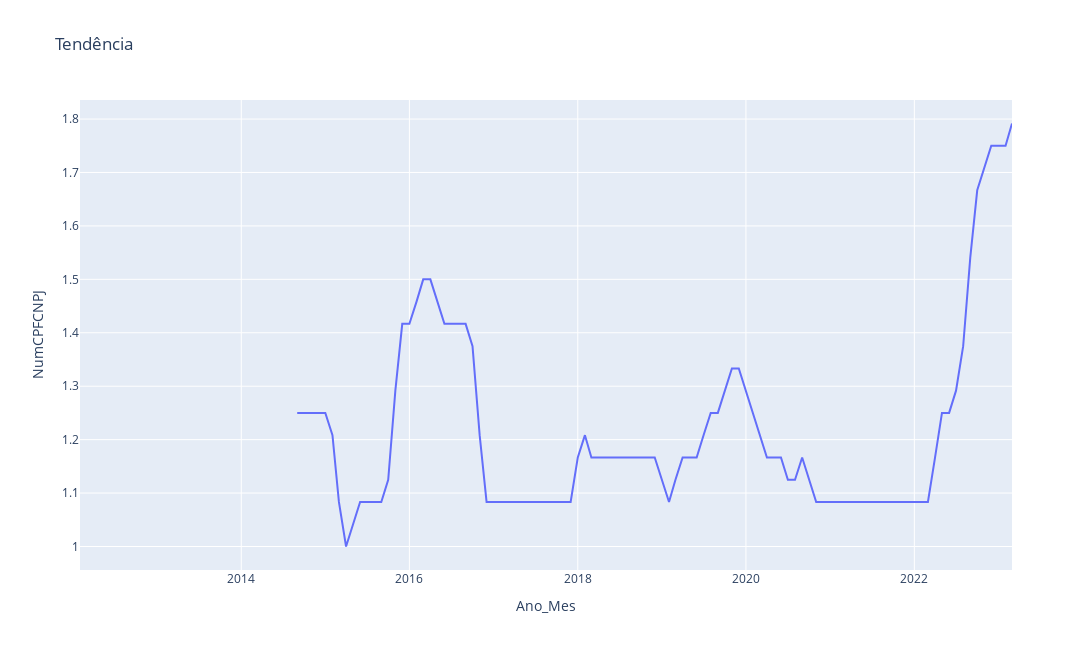

The notebook cell saved with this chart:
### Code cell
#tend, ax = plt.subplots(figsize=(10, 5))
#ax.plot(tendencia)
#ax.set_xlabel('Ano_Mes')
#ax.set_xticks(range(0, len(ts_clean), 300))
#ax.set_ylabel('NumCPFCNPJ')
#ax.set_title('Tendência')



#______________tendencia
fig_tendencia = go.Figure()
# Adicionar linha da tendência
fig_tendencia.add_trace(go.Scatter(x=ts_clean.index, y=tendencia, mode='lines', name='Tendência'))
# Configurar o layout
fig_tendencia.update_layout(
    xaxis_title='Ano_Mes',
    yaxis_title='NumCPFCNPJ',
    title='Tendência',
    width=1200,
    height=650
)
# A tendencia de novos usuários por dia apresenta uma crescente até o fim de 2022

### Figure 1 — Plotly figure (JSON) as saved in the notebook; plotly's stock layout.template omitted (floating-point values rounded to 4 significant figures; data arrays with more than 128 entries replaced by an {"elided": "..."} marker saying what was removed)
{"data": [{"mode": "lines", "name": "Tendência", "type": "scatter", "x": ["2012-02", "2013-10", "2014-02", "2014-03", "2014-06", "2014-07", "2014-09", "2014-10", "2014-11", "2014-12", "2015-01", "2015-02", "2015-03", "2015-04", "2015-05", "2015-06", "2015-07", "2015-08", "2015-09", "2015-10", "2015-11", "2015-12", "2016-01", "2016-02", "2016-03", "2016-04", "2016-05", "2016-06", "2016-07", "2016-08", "2016-09", "2016-10", "2016-11", "2016-12", "2017-01", "2017-02", "2017-03", "2017-04", "2017-05", "2017-06", "2017-07", "2017-08", "2017-09", "2017-10", "2017-11", "2017-12", "2018-01", "2018-02", "2018-03", "2018-04", "2018-05", "2018-06", "2018-07", "2018-08", "2018-09", "2018-10", "2018-11", "2018-12", "2019-01", "2019-02", "2019-03", "2019-04", "2019-05", "2019-06", "2019-07", "2019-08", "2019-09", "2019-10", "2019-11", "2019-12", "2020-01", "2020-02", "2020-03", "2020-04", "2020-05", "2020-06", "2020-07", "2020-08", "2020-09", "2020-10", "2020-11", "2020-12", "2021-01", "2021-02", "2021-03", "2021-04", "2021-05", "2021-06", "2021-07", "2021-08", "2021-09", "2021-10", "2021-11", "2021-12", "2022-01", "2022-02", "2022-03", "2022-04", "2022-05", "2022-06", "2022-07", "2022-08", "2022-09", "2022-10", "2022-11", "2022-12", "2023-01", "2023-02", "2023-03"], "y": {"elided": "1786 float values"}}], "layout": {"height": 650, "title": {"text": "Tendência"}, "width": 1200, "xaxis": {"title": {"text": "Ano_Mes"}}, "yaxis": {"title": {"text": "NumCPFCNPJ"}}}}
